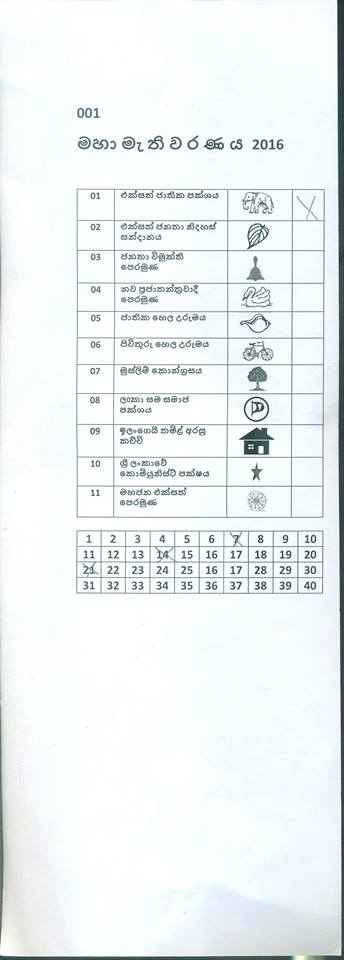
%> input picture test.jpg, 344 x 960 px
$ octave --eval "result = BasicSegmentation2(imread('test.jpg'));"   (GNU Octave 9; MATLAB toolbox functions it lacks are replaced by stand-ins)
%> lines starting %> are read from the running program, lines starting %| are printed output that depends on the picture; in (x1, y1, x2, y2) boxes, pixels count from 0 and x2, y2 are one past the last pixel; in counts of white or black regions, pixels touching at a corner belong together; the program's own positions count from 1
### OptimalThresholdedImage.m
function [binaryimage] =  OptimalThresholdedImage(RGBimage)
    if size(RGBimage,3)== 3
        Igray = rgb2gray(RGBimage);
        filterdI = Igray;%medfilt2(Igray);
    else
        filterdI = RGBimage;%medfilt2(RGBimage);
    end

    % streching will fail the thresholding
    %imadjust(RGBimage0, stretchlim(RGBimage0));
    %RGBimage(:,:,1));
    level = graythresh(filterdI);
%> level = 0.733
    % Don't use median localization for large images
    T = adaptthresh(filterdI,level,'ForegroundPolarity','bright','Statistic','mean');
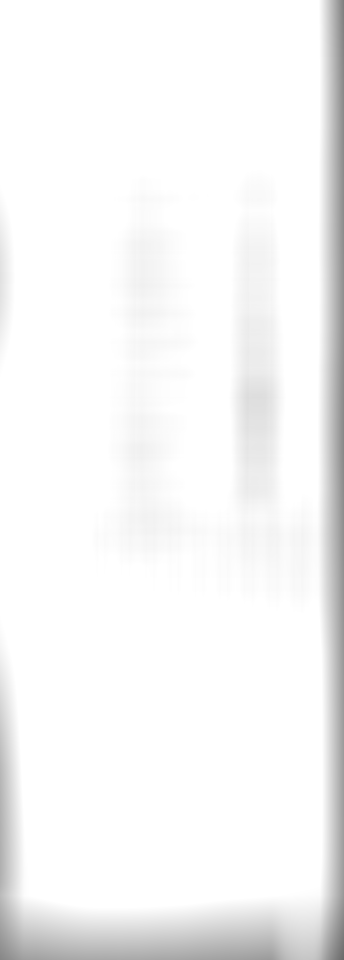
%> T: size 960x344 double; min 0.418, max 1, mean 0.967
    binaryimage = imbinarize(filterdI, T);
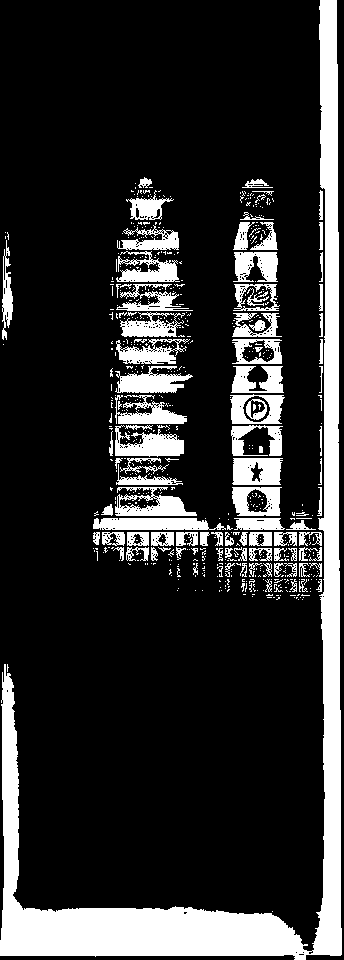
%> binaryimage: size 960x344 logical; 18.5% white; 591 white regions (492 under 20 px), largest, box (x1, y1, x2, y2) and area: (0, 0, 342, 960) 32930, (93, 518, 226, 530) 1345, (115, 425, 184, 457) 1284

    % [6 lines of commented-out code are left out]
end

### BasicSegmentation2.m
function [region1, region2] = BasicSegmentation2(RGBimage, debug)
    if ~exist('debug','var')
        debug = 0;
    end

    Ibw = ~OptimalThresholdedImage(RGBimage);
    Ifill = imfill(Ibw,'holes');
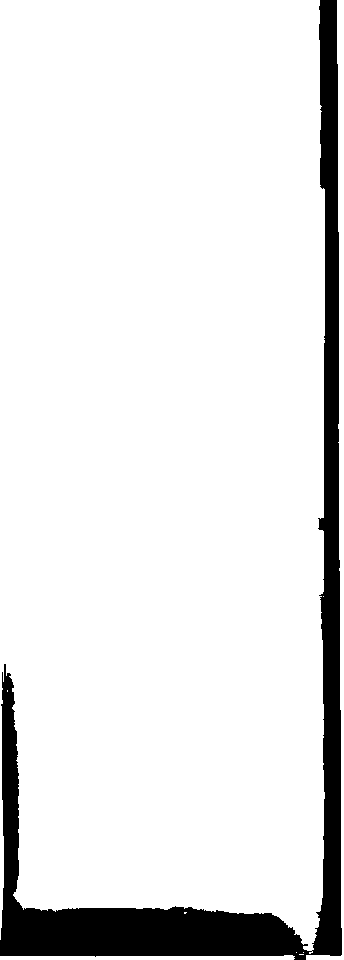
%> Ifill: size 960x344 logical; 90% white; 1 black region, box (x1, y1, x2, y2) and area: (0, 0, 342, 960) 32927
    Iarea = bwareaopen(Ifill,100);
%> Iarea: size 960x344 logical; 90% white; 1 black region
    Ifinal = logical(Iarea);
    %% Getting overall properties to segment main regions
    stat = regionprops(Ifinal,'Area','MajorAxisLength','BoundingBox','Perimeter','Solidity');
%> stat = 3 regions; box (x1, y1, x2, y2), Area, MajorAxisLength, Solidity and Perimeter: (0, 0, 325, 954) 291520 1048.9 0.95 3140.9, (306, 0, 344, 960) 4592 1123.2 0.212 1959.4, (0, 955, 295, 960) 1186 342.4 0.891 583.2
    regions = zeros(2,4);
    regs = zeros(2);
    index = 1;
    if debug
        imshow(RGBimage); hold on;
    end
    for cnt = 1 : numel(stat)
        bb = stat(cnt).BoundingBox;
        if stat(cnt).Area > mean(cat(stat.Area)) &&  stat(cnt).Solidity > mean(cat(1,stat.Solidity))
            regions(index,:)= bb;
            regs(index) = cnt;
            index = index + 1;
             if debug
               rectangle('position',bb,'edgecolor','r','linewidth',2);
             end
        end
    end
%> this loop made 3 passes
%> (bb, index) on pass 1: ([0.5 0.5 325 954], 2)
%> bb on passes 2 to 3: [0.5 955.5 295 5], [306.5 0.5 38 960]
%> after the loop, regions = [0.5 0.5 325 954; 0 0 0 0]; regs = [1 0; 0 0]
    %% Cropping Regions
%> (the run ends here)
